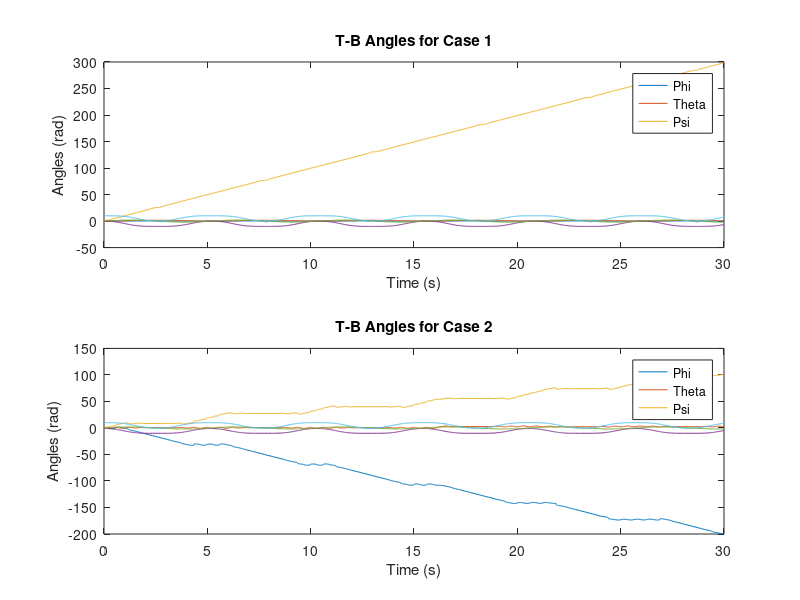

This chart was generated by the following MATLAB code:
function tb_angles()
    % Given Inertial Matrix
    I = [10, 0, -0.1; 
         0, 5, 0; 
         -0.1, 0, 10];

    % Time Span for 30 seconds
    tspan = [0 30];

    % Case 1
    y0_1 = [0; 0; 0; 0; 0; 10];
    % ODE 45 for Case 1
    [t1, y1] = ode45(@(t,y) aircraft_dynamics(t, y, I, [0; 0; 0]), tspan, y0_1);

    % Case 2
    y0_2 = [pi/4; pi/3; 0; -1; 0; 10];
    % ODE 45 for Case 2
    [t2, y2] = ode45(@(t,y) aircraft_dynamics(t, y, I, [0; 1; 0]), tspan, y0_2);
    
    % Plot results
    % Case 1
    subplot(2,1,1);
    plot(t1,y1(:,1:6));
    title('T-B Angles for Case 1');
    xlabel('Time (s)');
    ylabel('Angles (rad)');
    legend('Phi', 'Theta', 'Psi');


    % Case 2
    subplot(2,1,2);
    plot(t2,y2(:,1:6));
    title('T-B Angles for Case 2');
    xlabel('Time (s)');
    ylabel('Angles (rad)');
    legend('Phi', 'Theta', 'Psi');
end

function dydt = aircraft_dynamics(t, y, I, M_ext)
    % Extracting states
    phi = y(1); 
    theta = y(2); 
    psi = y(3);
    p = y(4);
    q = y(5);
    r = y(6);
    M = M_ext;  % Use the passed external moment directly from cases

    % Equations of Motion
    % Angles
    d_angles = [p + q*sin(phi)*tan(theta) + r*cos(phi)*tan(theta);
                q*cos(phi) - r*sin(phi);
                q*sin(phi)/cos(theta) + r*cos(phi)/cos(theta)];
    % Rates
    d_rates = inv(I) * (M - cross([p; q; r], I*[p; q; r]));

    % Time derivative
    dydt = [d_angles; d_rates];
end